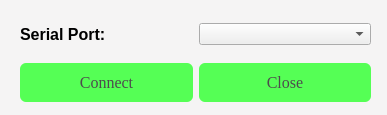
<?xml version="1.0" encoding="UTF-8"?>
<ui version="4.0">
 <class>SettingsDialog</class>
 <widget class="QDialog" name="SettingsDialog">
  <property name="geometry">
   <rect>
    <x>0</x>
    <y>0</y>
    <width>387</width>
    <height>115</height>
   </rect>
  </property>
  <property name="windowTitle">
   <string>RPM Counter</string>
  </property>
  <property name="styleSheet">
   <string notr="true">#SettingsDialog {
	background: #f5f4f4
}

#connectButton {
   background: #55ff55;
  background-image: -webkit-linear-gradient(top, #55ff55, #84f084);
  background-image: -moz-linear-gradient(top, #55ff55, #84f084);
  background-image: -ms-linear-gradient(top, #55ff55, #84f084);
  background-image: -o-linear-gradient(top, #55ff55, #84f084);
  background-image: linear-gradient(to bottom, #55ff55, #84f084);
  border-radius: 6px;
  font-family: Georgia;
  color: #4d4b4d;
  font-size: 16px;
  padding: 10px 20px 10px 20px;
  text-decoration: none;
}

#connectButton:hover:!pressed {
 background: #03e803;
  background-image: -webkit-linear-gradient(top, #03e803, #0fdb0f);
  background-image: -moz-linear-gradient(top, #03e803, #0fdb0f);
  background-image: -ms-linear-gradient(top, #03e803, #0fdb0f);
  background-image: -o-linear-gradient(top, #03e803, #0fdb0f);
  background-image: linear-gradient(to bottom, #03e803, #0fdb0f);
  text-decoration: none;
}

#pushButton {
 background: #55ff55;
  background-image: -webkit-linear-gradient(top, #55ff55, #84f084);
  background-image: -moz-linear-gradient(top, #55ff55, #84f084);
  background-image: -ms-linear-gradient(top, #55ff55, #84f084);
  background-image: -o-linear-gradient(top, #55ff55, #84f084);
  background-image: linear-gradient(to bottom, #55ff55, #84f084);
  border-radius: 6px;
  font-family: Georgia;
  color: #4d4b4d;
  font-size: 16px;
  padding: 10px 20px 10px 20px;
  text-decoration: none;
}

#pushButton:hover:!pressed {
  background: #03e803;
  background-image: -webkit-linear-gradient(top, #03e803, #0fdb0f);
  background-image: -moz-linear-gradient(top, #03e803, #0fdb0f);
  background-image: -ms-linear-gradient(top, #03e803, #0fdb0f);
  background-image: -o-linear-gradient(top, #03e803, #0fdb0f);
  background-image: linear-gradient(to bottom, #03e803, #0fdb0f);
  text-decoration: none;
}</string>
  </property>
  <widget class="QWidget" name="layoutWidget">
   <property name="geometry">
    <rect>
     <x>20</x>
     <y>20</y>
     <width>351</width>
     <height>29</height>
    </rect>
   </property>
   <layout class="QGridLayout" name="gridLayout">
    <item row="0" column="0">
     <widget class="QLabel" name="label">
      <property name="font">
       <font>
        <pointsize>12</pointsize>
        <weight>75</weight>
        <bold>true</bold>
       </font>
      </property>
      <property name="text">
       <string>Serial Port:</string>
      </property>
     </widget>
    </item>
    <item row="0" column="1">
     <widget class="QComboBox" name="serialPortCombo"/>
    </item>
   </layout>
  </widget>
  <widget class="QWidget" name="layoutWidget">
   <property name="geometry">
    <rect>
     <x>20</x>
     <y>60</y>
     <width>351</width>
     <height>46</height>
    </rect>
   </property>
   <layout class="QGridLayout" name="gridLayout_2">
    <item row="0" column="0">
     <widget class="QPushButton" name="connectButton">
      <property name="styleSheet">
       <string notr="true"/>
      </property>
      <property name="text">
       <string>Connect</string>
      </property>
     </widget>
    </item>
    <item row="0" column="1">
     <widget class="QPushButton" name="pushButton">
      <property name="styleSheet">
       <string notr="true"/>
      </property>
      <property name="text">
       <string>Close</string>
      </property>
     </widget>
    </item>
   </layout>
  </widget>
 </widget>
 <resources/>
 <connections/>
</ui>
